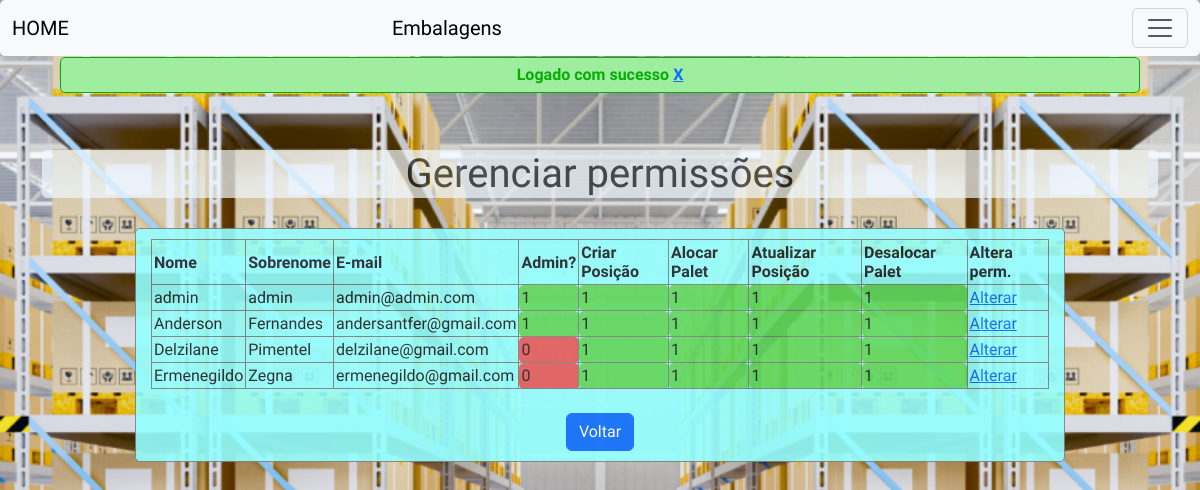
The page /user_manage.php (signed in) on the database its author committed.
### tables this page shows
CREATE TABLE `users` (
  `id` int(11) NOT NULL,
  `name` varchar(30) DEFAULT NULL,
  `lastName` varchar(50) DEFAULT NULL,
  `email` varchar(60) DEFAULT NULL,
  `pass` varchar(60) DEFAULT NULL,
  `admin` int(11) DEFAULT NULL,
  `permitionC` int(11) DEFAULT NULL,
  `permitionR` int(11) DEFAULT NULL,
  `permitionU` int(11) DEFAULT NULL,
  `permitionD` int(11) DEFAULT NULL,
  `inputDate` date DEFAULT NULL,
  `color` varchar(11) NOT NULL,
  `fontColor` varchar(11) NOT NULL,
  `colorRow` varchar(11) NOT NULL,
  `colorBox` varchar(11) NOT NULL,
  `btnMain` varchar(11) NOT NULL,
  `backgroundImage` varchar(11) NOT NULL
);

### permitions.php (called while the page is built, shortened)
<?php
include_once("conexao.php");
$user = $_SESSION['user'];
$stmt = $conn->prepare("SELECT admin, permitionC, permitionR, permitionU, permitionD FROM users WHERE email = :email");
$stmt->bindParam(":email", $user);
$stmt->execute();
$usuario = $stmt->fetch();
$perm = $usuario["admin"];
?>

### queryes.php (called while the page is built, shortened)
<?php
include_once("conexao.php");
$stmtUsers = $conn->query("SELECT * FROM users ORDER BY name");
$stmtUsers->execute();
$useSelect = $stmtUsers->fetchAll(PDO::FETCH_ASSOC);
?>

### css/style.php (called while the page is built, shortened)
<?php
include_once("queryes.php");
?>

### user_manage.php (the view, shortened to what this page needs)
<?php
include_once("templates/header.php");
include_once("permitions.php");
include_once("queryes.php");
include_once("permitions.php");
?>
<div class="container">
    <h1 class="titulo">Gerenciar permissões</h1>
    <div class="col-md-10   registration">
        <form class="form-cad" action="user_process.php" method="post">
            <div class="row">
            <?php if ($perm == 1): ?>
                <div class="col-md-12">
                <table>
                 <thead>
                    <tr>
                        <th>Nome</th>
                        <th class="hide">Sobrenome</th>
                        <th>E-mail</th>
                        <th class="hide">Admin?</th>
                        <th class="hide">Criar Posição</th>
                        <th class="hide">Alocar Palet</th>
                        <th class="hide">Atualizar Posição</th>
                        <th class="hide">Desalocar Palet</th>
                        <th>Altera perm.</th>
                    </tr>
                 </thead>
                 <tbody>
                 <?php foreach ($useSelect as $useSel): ?>
                        <?php
                        if($useSel['admin'] == 1){
                            $classe = "green";
                        }else{
                            $classe = "red";
                        }
                        if($useSel['permitionC'] == 1){
                            $classeC = "green";
                        }else{
                            $classeC = "red";
                        }
                        if($useSel['permitionR'] == 1){
                            $classeR = "green";
                        }else{
                            $classeR = "red";
                        }
                        if($useSel['permitionU'] == 1){
                            $classeU = "green";
                        }else{
                            $classeU = "red";
                        }
                        if($useSel['permitionD'] == 1){
                            $classeD = "green";
                        }else{
                            $classeD = "red";
                        }
                        ?>
                    <tr>
                        <td><?= $useSel["name"] ?></td>
                        <td class="hide"><?= $useSel["lastName"] ?></td>
                        <td><?= $useSel["email"] ?></td>
                        <td class="<?= $classe ?> hide"><?= $useSel["admin"] ?></td>
                        <td class="<?= $classeC ?> hide" ><?= $useSel["permitionC"] ?></td>
                        <td class="<?= $classeR ?> hide" ><?= $useSel["permitionR"] ?></td>
                        <td class="<?= $classeU ?> hide" ><?= $useSel["permitionU"] ?></td>
                        <td class="<?= $classeD ?> hide" ><?= $useSel["permitionD"] ?></td>
                        <td><a href='permitions_edit.php?email=<?= $useSel["email"] ?>&a=<?= $useSel["admin"] ?>&c=<?= $useSel["permitionC"] ?>&r=<?= $useSel["permitionR"] ?>&u=<?= $useSel["permitionU"] ?>&d=<?= $useSel["permitionD"] ?>'>Alterar</a></td>
                    </tr>
                           <?php endforeach; ?>
                           </tbody>
                </table>
                <br>
                <button class="btn btn-primary" > <a style="color:white; text-decoration: none;" href="newUser.php">Voltar</a> </button>
                </div>
                <?php else: ?>
                    <h1 class="titulo">Você não pode alterar permissões</h1>
                    <?php endif; ?>
            </div>
        </form>
    </div>
</div>
<?php include_once("templates/footer.php") ?>

### rows shown on the page
users: name "admin", lastName "admin", email "admin@admin.com", admin "1", permitionC "1", permitionR "1", permitionU "1", permitionD "1"
users: name "Anderson", lastName "Fernandes", email "andersantfer@gmail.com", admin "1", permitionC "1", permitionR "1", permitionU "1", permitionD "1"
users: name "Delzilane", lastName "Pimentel", email "delzilane@gmail.com", admin "0", permitionC "1", permitionR "1", permitionU "1", permitionD "1"
users: name "Ermenegildo", lastName "Zegna", email "ermenegildo@gmail.com", admin "0", permitionC "1", permitionR "1", permitionU "1", permitionD "1"

### other values the page prints
$exibeMensagem['mensage'] "Logado com sucesso X"
